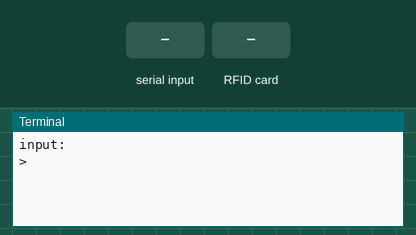
This program was run on a simulated Raspberry Pi (BCM pin numbers). Parts: the last lines printed to the terminal. The inputs (shaded band) are chosen by the test bench. At 2.8 s the program stops and its outputs stay as they are.

Above: at 1.2 s.
1.3 s: "1" typed at the terminal, then Enter
At 2.5 s:
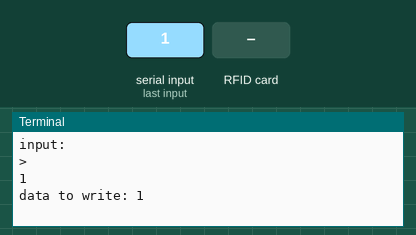
2.8 s: RFID card 5E 7A 19 C4 held to the reader
At 3.5 s:
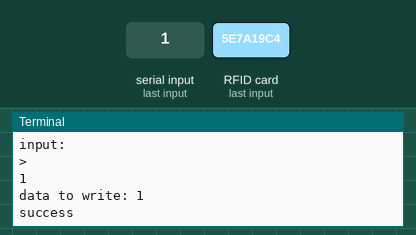

Measured:
- after the input at 1.3 s, the terminal: prints a new line at once (image 1)
- after the input at 2.8 s, the terminal: prints a new line at once (image 2)

The program:

write.py
```python
from mfrc522 import SimpleMFRC522

def write_nfc(data):
    reader = SimpleMFRC522()
    print("data to write:", data)
    reader.write(data)
    print("success")


data = input("input:\n>")
write_nfc(data)
```
